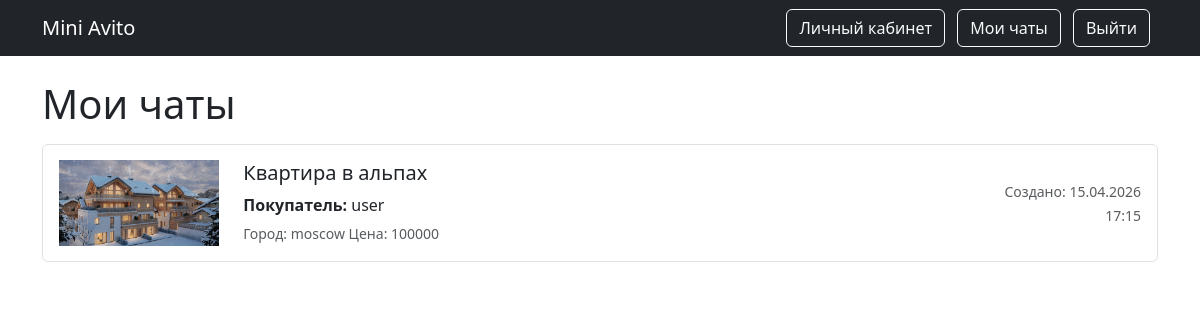
Before: /my_chats (signed in) with the older database file.
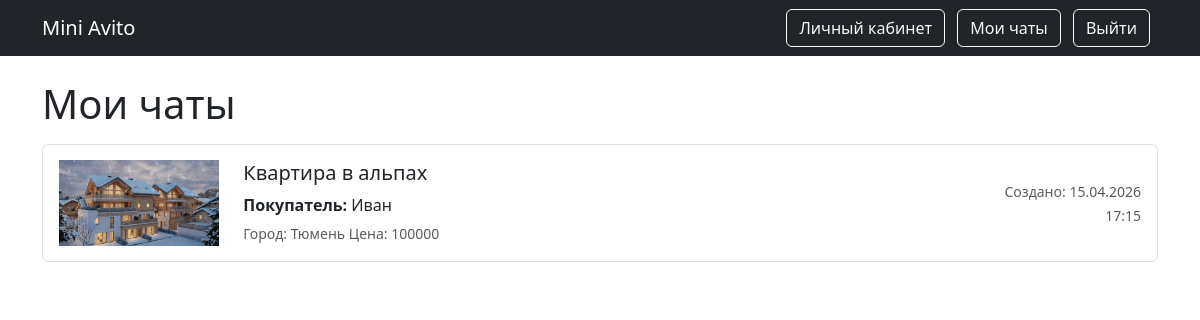
After: the same page with the newer database file.
### data/models.py (models this page shows, shortened)
class Chats(SqlAlchemyBase, SerializerMixin):
    __tablename__ = 'chats'
    id = sqlalchemy.Column(
        sqlalchemy.Integer, primary_key=True, autoincrement=True
    )
    seller_id = sqlalchemy.Column(
        sqlalchemy.Integer, sqlalchemy.ForeignKey("users.id"), nullable=False
    )
    buyer_id = sqlalchemy.Column(
        sqlalchemy.Integer, sqlalchemy.ForeignKey("users.id"), nullable=False
    )
    good_id = sqlalchemy.Column(
        sqlalchemy.Integer, sqlalchemy.ForeignKey("goods.id"), nullable=False
    )
    created_date = sqlalchemy.Column(
        sqlalchemy.DateTime, default=datetime.datetime.now
    )
    seller = orm.relationship(
        'User', back_populates='seller_chat', foreign_keys=[seller_id]
    )
    buyer = orm.relationship(
        'User', back_populates='buyer_chat', foreign_keys=[buyer_id]
    )
    good = orm.relationship(
        'Goods', back_populates='chats'
    )
    messages = orm.relationship('Messages', back_populates='chats')

class User(SqlAlchemyBase, UserMixin, SerializerMixin):
    __tablename__ = 'users'
    id = sqlalchemy.Column(
        sqlalchemy.Integer, primary_key=True, autoincrement=True
    )
    surname = sqlalchemy.Column(sqlalchemy.String, nullable=False)
    name = sqlalchemy.Column(sqlalchemy.String, nullable=False)
    city = sqlalchemy.Column(sqlalchemy.String, nullable=False)
    phone = sqlalchemy.Column(sqlalchemy.String, nullable=True)
    address = sqlalchemy.Column(sqlalchemy.String, nullable=True)
    email = sqlalchemy.Column(sqlalchemy.String, unique=True, nullable=False)
    hashed_password = sqlalchemy.Column(sqlalchemy.String, nullable=False)
    modified_date = sqlalchemy.Column(
        sqlalchemy.DateTime, default=datetime.datetime.now
    )
    goods = orm.relationship("Goods", back_populates='user')
    seller_chat = orm.relationship(
        "Chats", back_populates='seller', foreign_keys="Chats.seller_id"
    )
    buyer_chat = orm.relationship(
        "Chats", back_populates='buyer', foreign_keys="Chats.buyer_id"
    )
    messages = orm.relationship("Messages", back_populates='user')

class Goods(SqlAlchemyBase, SerializerMixin):
    __tablename__ = 'goods'
    id = sqlalchemy.Column(
        sqlalchemy.Integer, primary_key=True, autoincrement=True
    )
    title = sqlalchemy.Column(sqlalchemy.String(50), nullable=False)
    description = sqlalchemy.Column(sqlalchemy.Text, nullable=True)
    image_fn = sqlalchemy.Column(sqlalchemy.String, nullable=True)
    city = sqlalchemy.Column(sqlalchemy.String, nullable=False)
    price = sqlalchemy.Column(sqlalchemy.Integer, nullable=False)
    category_id = sqlalchemy.Column(
        sqlalchemy.Integer,
        sqlalchemy.ForeignKey("category.id"),
        nullable=False
    )
    created_at = sqlalchemy.Column(
        sqlalchemy.DateTime, default=datetime.datetime.now
    )
    user_id = sqlalchemy.Column(
        sqlalchemy.Integer, sqlalchemy.ForeignKey("users.id"), nullable=False
    )
    is_active = sqlalchemy.Column(
        sqlalchemy.Boolean, nullable=True, default=True
    )
    category = orm.relationship(
        'Category', back_populates='goods'
    )
    user = orm.relationship('User', back_populates='goods')
    chats = orm.relationship('Chats', back_populates='good')

### main.py (the view)
@app.route('/my_chats')
@login_required
def my_chats():
    db_sess = db_session.create_session()
    chats = db_sess.query(Chats).filter(
        or_(
            Chats.buyer_id == current_user.id,
            Chats.seller_id == current_user.id
        )
    ).order_by(Chats.created_date.desc()).all()
    return render_template('my_chats.html', title='Мои чаты', chats=chats)

### db/db_session.py (called while the page is built)
def create_session() -> Session:
    return __factory()

### main.py (called while the page is built)
@login_manager.user_loader
def load_user(user_id):
    db_sess = db_session.create_session()
    return db_sess.get(User, user_id)

### templates/my_chats.html
{% extends "base.html" %}
{% block content %}
<h1 class="mb-3">Мои чаты</h1>
    {% if chats %}
        <div class="list-group">
        {% for chat in chats %}
            <a href="/chat/{{chat.id}}" class="list-group-item list-group-item-action mb-2 rounded">
                <div class="row align-items-center" >
                    <div class="col-md-2">
                    {% if chat.good.image_fn %}
                      <img src="{{ url_for('static', filename='img/' + chat.good.image_fn) }}"
                           class="img-fluid rounded"
                           alt="{{chat.good.title}}"
                           style="width: 100%; height: 100px; object-fit: contain;"
                      >
                    {% endif %}
                    </div>
                    <div class="col-md-8">
                        <div class="d-flex justify-content-between">
                            <h5>{{chat.good.title}}</h5>
                        </div>
                        <p class="mb-1">
                            {% if chat.buyer_id == current_user.id %}
                                <strong>Продавец: </strong>
                                {{chat.seller.name}}
                            {% else %}
                                <strong>Покупатель: </strong>
                                {{chat.buyer.name}}
                            {% endif %}
                        </p>
                        <small class="text-muted">
                            {% if chat.buyer_id == current_user.id %}
                                Город: {{ chat.seller.city }}
                            {% else %}
                                Город: {{ chat.buyer.city }}
                            {% endif %}
                            Цена: {{ chat.good.price }}
                        </small>
                    </div>
                    <div class="col-md-2 text-end">
                        <small class="text-muted">
                            Создано: {{ chat.created_date.strftime('%d.%m.%Y %H:%M') }}
                        </small>
                    </div>
                </div>
            </a>
        {% endfor %}
        </div>
    {% else %}
        <div class="alert alert-info">
            Чатов пока нет
        </div>
    {% endif %}
{% endblock %}

Changed rows visible on the page:
changed through a linked row, Chats "Квартира в альпах": buyer.name "user" → "Иван"; buyer.city "moscow" → "Тюмень"
